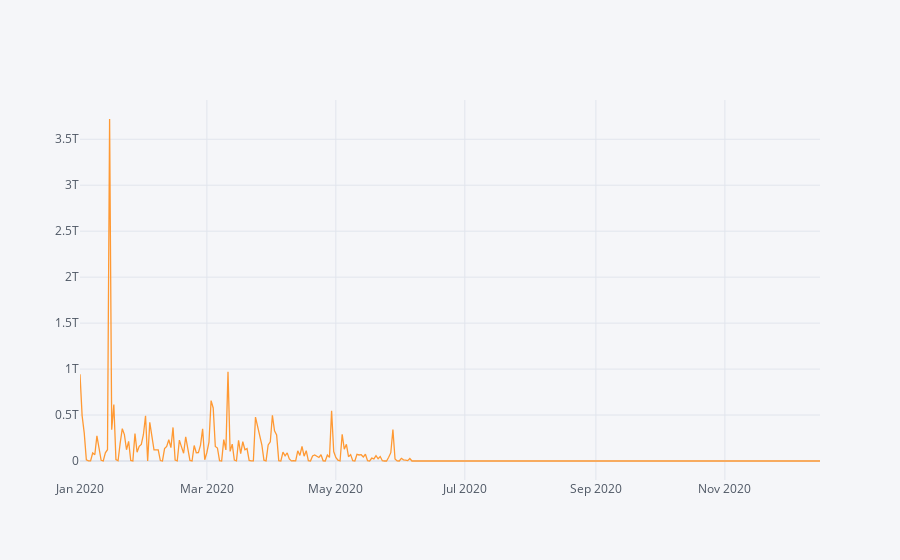

Notebook cell for this chart:
### Code cell
configure_plotly_browser_state()
df_Adjudicados_2020 = df_Adjudicados_2020.sort_values(['fecha_de_firma_del_contrato'])
df_Adj_Grp_2 = df_Adjudicados_2020.groupby(['fecha_de_firma_del_contrato']).sum()['cuantia_contrato']
df_Adj_Grp_2.dtypes
df_Adj_Grp_2.iplot(kind='line',y='cuantia_contrato')

### Figure 1 — Plotly figure (JSON) as saved in the notebook; plotly's stock layout.template omitted (floating-point values rounded to 4 significant figures; data arrays with more than 128 entries replaced by an {"elided": "..."} marker saying what was removed)
{"data": [{"name": "cuantia_contrato", "text": "", "mode": "lines", "y": {"elided": "173 int values"}, "x": {"elided": "173 str values"}, "line": {"color": "rgba(255, 153, 51, 1.0)", "dash": "solid", "shape": "linear", "width": 1.3}, "type": "scatter"}], "layout": {"title": {"font": {"color": "#4D5663"}}, "paper_bgcolor": "#F5F6F9", "plot_bgcolor": "#F5F6F9", "yaxis": {"tickfont": {"color": "#4D5663"}, "zerolinecolor": "#E1E5ED", "title": {"text": "", "font": {"color": "#4D5663"}}, "gridcolor": "#E1E5ED", "showgrid": true}, "xaxis": {"tickfont": {"color": "#4D5663"}, "zerolinecolor": "#E1E5ED", "title": {"text": "", "font": {"color": "#4D5663"}}, "gridcolor": "#E1E5ED", "showgrid": true}, "legend": {"bgcolor": "#F5F6F9", "font": {"color": "#4D5663"}}}}
